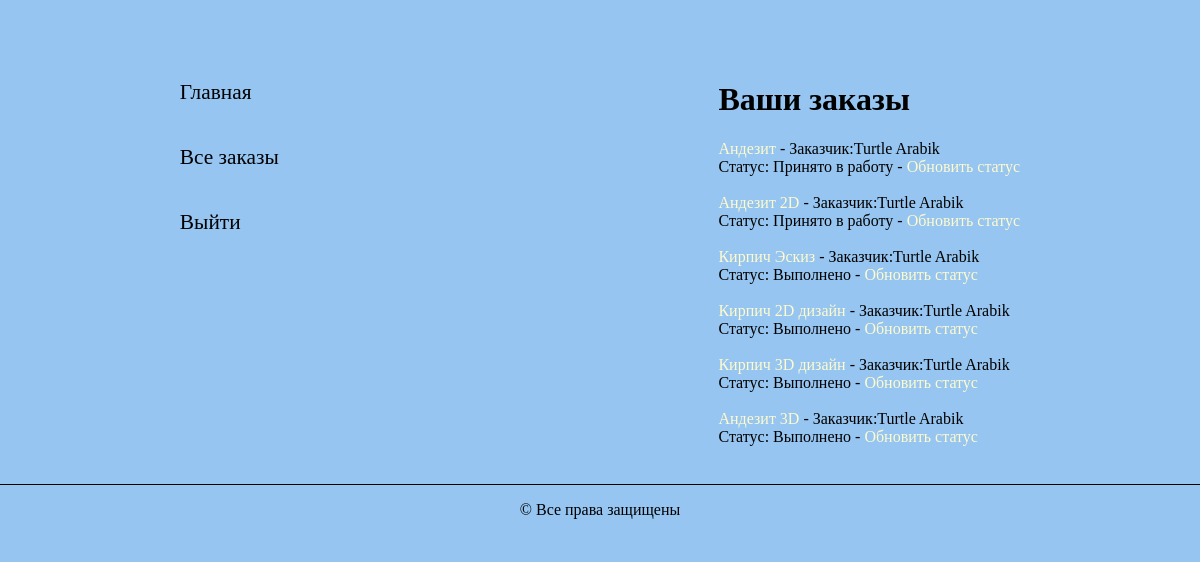
Page /studio/customer/ (signed in) on the earlier database version.
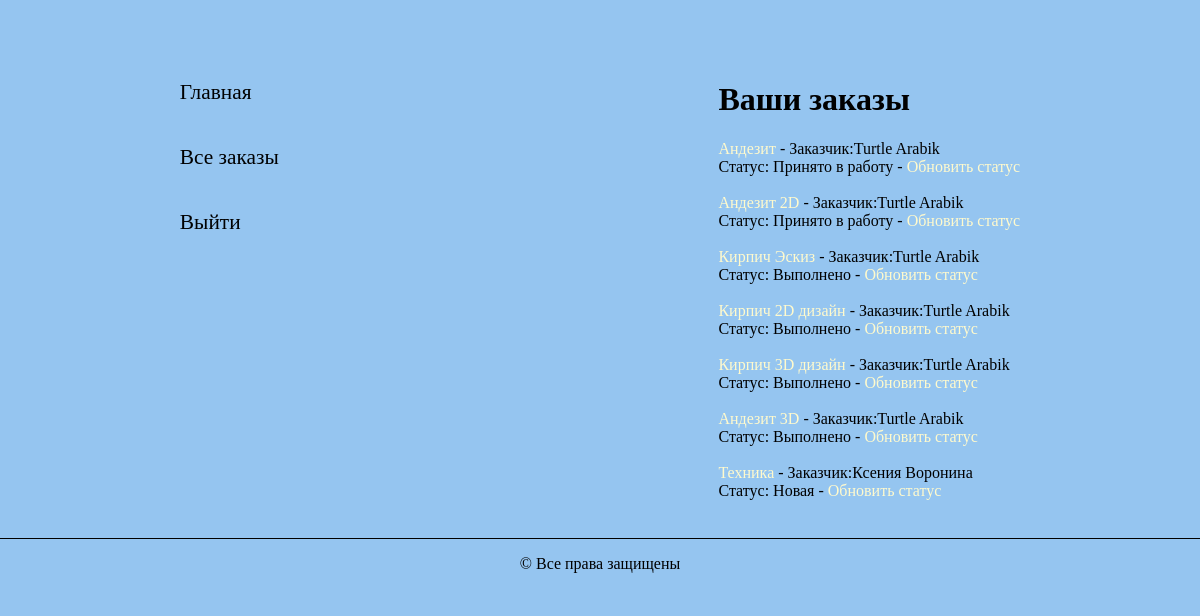
Same page on the later database version.
### studio/models.py (models this page shows, shortened)
class Order(models.Model):
    day_add = models.DateField(null=True, blank=True)
    name = models.CharField(max_length=200, verbose_name='Имя', blank=False)
    summary = models.TextField(max_length=1000, help_text="Описание", blank=False)
    category = models.ForeignKey('category', help_text="Выбор категории", on_delete=models.CASCADE, blank=False)
    photo_file = models.ImageField(max_length=200, upload_to=get_name_file, blank=False, null=True,
                                   validators=[FileExtensionValidator(allowed_extensions=['png', 'jpg', 'jpeg'])])
    customer_order = models.ForeignKey('user', on_delete=models.SET_NULL, null=True, blank=True)
    comment = models.TextField(max_length=1000, help_text="Комментарий", blank=True)
    img = models.ImageField(max_length=200, upload_to=get_name_file, blank=True, null=True,
                                   validators=[FileExtensionValidator(allowed_extensions=['png', 'jpg', 'jpeg'])])
    LOAN_STATUS = (
        ('n', 'Новая'),
        ('a', 'Принято в работу'),
        ('c', 'Выполнено'),
    )
    status = models.CharField(max_length=1, choices=LOAN_STATUS, blank=True, default='n')
    def get_status_name(self):
        for status in self.LOAN_STATUS:
            if status[0] == self.status:
                return status[1]
        return 'Не задан'
    class Meta:
        ordering = ["status"]
        permissions = (("can_mark_returned", "Установите статус заказа"),)

class User(AbstractUser):
    name = models.CharField(max_length=200, verbose_name='Имя', blank=False, validators=[
        RegexValidator(
            regex='^[А-Яа-я -]*$',
            message='Имя пользователя должно состоять из кириллицы',
            code='invalid_username'
        ),
    ])
    surname = models.CharField(max_length=200, verbose_name='Фамилия', blank=False, validators=[
        RegexValidator(
            regex='^[А-Яа-я -]*$',
            message='Фамилия пользователя должно состоять из кириллицы',
            code='invalid_username'
        ),
    ])
    patronymic = models.CharField(max_length=200, verbose_name='Отчество', blank=True, validators=[
        RegexValidator(
            regex='^[А-Яа-я -]*$',
            message='Отчество пользователя должно состоять из кириллицы',
            code='invalid_username'
        ),
    ])
    username = models.CharField(max_length=200, verbose_name='Логин', unique=True, blank=False, validators=[
        RegexValidator(
            regex='^[A-Za-z -]*$',
            message='Имя пользователя должно состоять только из латиницы',
            code='invalid_username'
        ),
    ])
    email = models.EmailField(max_length=200, verbose_name='Почта', unique=True, blank=False)
    password = models.CharField(max_length=200, verbose_name='Пароль', blank=False)
    role = models.CharField(max_length=200, verbose_name='Роль',
                            choices=(('admin', 'Администратор'), ('user', 'Пользователь')), default='user')
    USERNAME_FIELD = 'username'
    def __str__(self):
        return str(self.name) + ' ' + str(self.surname)
    class Meta:
        ordering = ['name']

### studio/views.py (the view)
# urls.py: path(r'customer/', views.LoanedOrdersAllListView.as_view(), name='all-order'),
class LoanedOrdersAllListView(PermissionRequiredMixin, generic.ListView):
    model = Order
    permission_required = 'studio.can_mark_returned'
    template_name = 'studio/order_list_customer_all.html'
    paginate_by = 10
    status = None
    def get(self, request, *args, **kwargs):
        if request.GET.get('status'):
            self.status = request.GET.get('status')
        return super().get(request, *args, **kwargs)
    def get_context_data(self, **kwargs):
        context = super(LoanedOrdersAllListView, self).get_context_data(**kwargs)
        context['status_list'] = Order.LOAN_STATUS
        return context
    def get_queryset(self):
        return Order.objects.all()

### studio/templates/studio/order_list_customer_all.html (shortened to what this page needs)
{% load static %}
{% load thumbnail %}
<!DOCTYPE html>
<html lang="ru">
<head>
    <link rel="stylesheet" media="screen" type="text/css" href="{% static 'css/style.css' %}">
</head>
<body>
<div class="order_list">
    <div class="mein">
        <div class="link">
            <a href="{% url 'index'  %}">Главная</a>
            <a href="{% url 'all-order' %}">Все заказы</a>
            <a href="{% url 'logout'%}?next={{request.path}}">Выйти</a>
        </div>
        <div class="content">
            <h1>Ваши заказы</h1>
            {% if order_list %}
            {% for order in order_list %}
            <div class="project">
                <div class="link_list">
                    <a href="{% url 'order-detail' order.pk %}">{{order.name}}</a> {% if user.is_staff %}- Заказчик:{{ order.customer_order }}
                    <div class="link_list">Статус: {{ order.get_status_name }} {% endif %} {% if perms.studio.can_mark_returned %}- <a
                            href="{% url 'order-update' order.id %}">Обновить статус</a></div>
                    {% endif %}
                </div>
            </div>
            <br>
            {% endfor %}
            {% else %}
            <p>Заказов нет</p>
            {% endif %}
        </div>
    </div>
</div>
<footer>
    <p>&copy; Все права защищены</p>
</footer>
</body>
</html>

Differences in the rows shown:
added Order: name "Техника", customer_order "Ксения Воронина", get_status_name "Новая"
